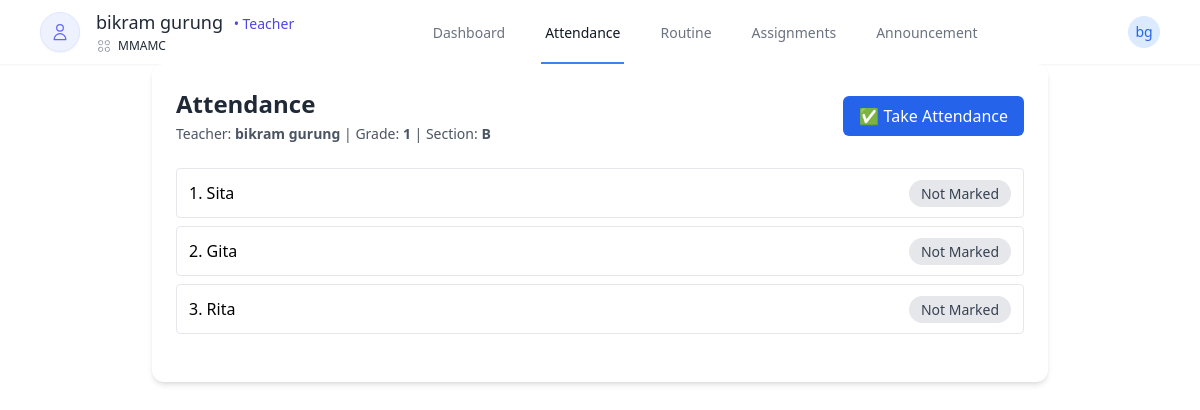
Before: /student/attendance/ (signed in) with the older database file.
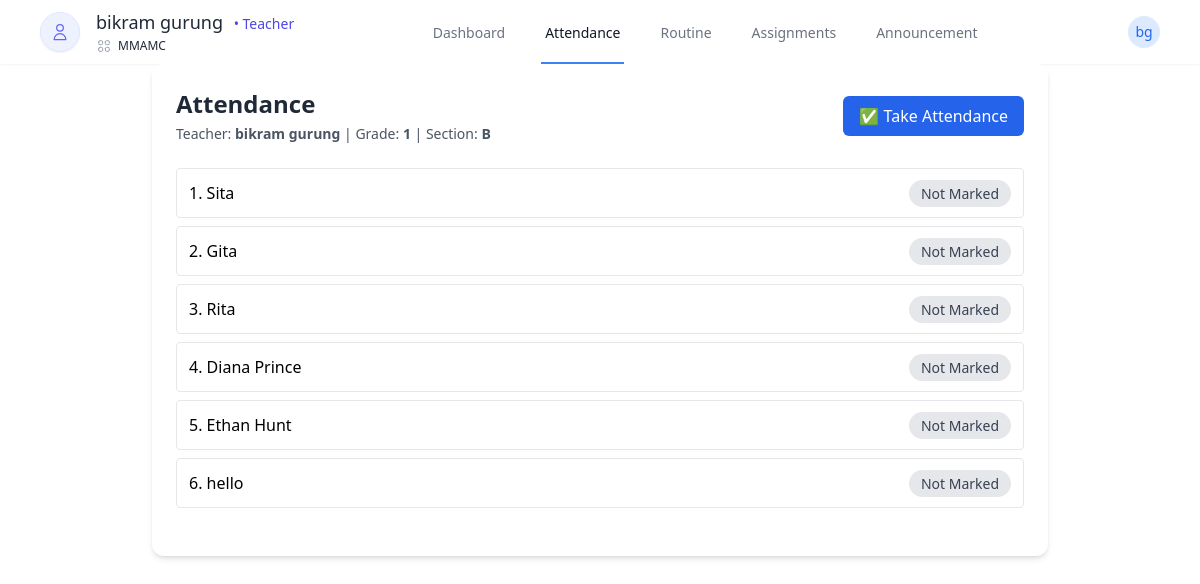
After: the same page with the newer database file.
### users/models.py (models this page shows, shortened)
class CustomUser(AbstractUser):
    school = models.ForeignKey(School, on_delete=models.CASCADE, null=True, blank=True)
    is_school_admin = models.BooleanField(default=False)
    is_teacher = models.BooleanField(default=False)
    is_student = models.BooleanField(default=False)

class School(models.Model):
    name = models.CharField(max_length=100, unique=True)
    created_at = models.DateTimeField(auto_now_add=True)

### school/models.py (models this page shows, shortened)
class TeacherProfile(models.Model):
    user = models.OneToOneField(settings.AUTH_USER_MODEL, on_delete=models.CASCADE)
    school = models.ForeignKey(School, on_delete=models.CASCADE)
    grade = models.ForeignKey(
        Grade,
        on_delete=models.SET_NULL,
        null=True,
        blank=True
    )
    section = models.OneToOneField(
        Section,
        on_delete=models.SET_NULL,
        null=True,
        blank=True
    )

class Grade(models.Model):
    school = models.ForeignKey(School, on_delete=models.CASCADE)
    grade_number = models.PositiveIntegerField(blank=True, null=True)
    name = models.CharField(max_length=20, blank=True, null=True)
    class Meta:
        unique_together = ('school', 'name', 'grade_number')

class Section(models.Model):
    school = models.ForeignKey(School, on_delete=models.CASCADE)
    grade = models.ForeignKey(Grade, on_delete=models.CASCADE, related_name='sections', null=True, blank=True)
    name = models.CharField(max_length=10)
    class Meta:
        unique_together = ('grade', 'name',)

class Student(models.Model):
    school = models.ForeignKey(School, on_delete=models.CASCADE)
    name = models.CharField(max_length=100)
    grade = models.ForeignKey(Grade, on_delete=models.SET_NULL, null=True, blank=True)
    section = models.ForeignKey(Section, on_delete=models.SET_NULL, null=True, blank=True)
    roll_number = models.PositiveIntegerField()

### dashboard/views.py (the view)
# urls.py: path('attendance/', overall_attendance, name='overall_attendance'),
def attendance(request):
    teacher = request.user.teacherprofile
    grade = teacher.grade
    section = teacher.section
    today = timezone.now().date()
    students = Student.objects.filter(
        grade=grade,
        section=section,
        school=teacher.school
    ).order_by('roll_number')
    for student in students:
        record = Attendance.objects.filter(student=student, date=today).first()
        student.attendance_status_today = record.status if record else "Not Marked"
        student.note_today = record.notes if record else ""
    attendance_submitted = Attendance.objects.filter(
        student__grade=grade,
        student__section=section,
        student__school=teacher.school,
        date=today
    ).exists()
    context = {
        'students': students,
        'current_date': date.today(),
        'attendance_submitted': attendance_submitted,
    }
    return render(request, 'dashboard/teachers/attendance_page.html', context)

### dashboard/templatetags/custom_tags.py (called while the page is built)
@register.filter
def short_school_name(value):
    words = value.split()
    if len(words) >= 4:
        return f"{words[0]} {words[1]} {words[-1]}"
    return value

### dashboard/templates/dashboard/teachers/attendance_page.html (shortened to what this page needs)
{% extends "dashboard/base.html" %}
{% block content %}
<div class="bg-white rounded-xl shadow-md p-6 max-w-4xl mx-auto">
    <div class="flex justify-between items-center mb-6">
        <div>
            <h2 class="text-2xl font-bold text-gray-800">Attendance</h2>
            <div class="text-sm text-gray-600 mt-1">
                Teacher: <strong>{{ request.user.first_name }} {{ request.user.last_name }}</strong> |
                Grade: <strong>{{ request.user.teacherprofile.grade.grade_number }}</strong> |
                Section: <strong>{{ request.user.teacherprofile.section.name }}</strong>
            </div>
        </div>
        {% if attendance_submitted %}
            <button id="edit-btn" type="button" class="px-4 py-2 bg-yellow-500 text-white rounded-md hover:bg-yellow-600">✏️ Edit Attendance</button>
        {% else %}
            <button id="take-btn" type="button" class="px-4 py-2 bg-blue-600 text-white rounded-md hover:bg-blue-700">✅ Take Attendance</button>
        {% endif %}
    </div>
    <div id="attendance-summary-wrapper" class="space-y-2 mb-6">
        {% for student in students %}
        <div class="flex justify-between items-center border p-3 rounded attendance-summary">
            <div>{{ forloop.counter }}. {{ student.name }}</div>
            <div>
                <span class="px-3 py-1 rounded-full text-sm
                    {% if student.attendance_status_today == 'Absent' %} bg-red-100 text-red-700
                    {% elif student.attendance_status_today == 'Late' %} bg-yellow-100 text-yellow-700
                    {% elif student.attendance_status_today == 'Present' %} bg-green-100 text-green-700
                    {% else %} bg-gray-200 text-gray-700 {% endif %}">
                    {{ student.attendance_status_today }}
                </span>
            </div>
        </div>
        {% endfor %}
    </div>
</div>
{% endblock %}

### dashboard/templates/dashboard/base.html (shortened to what this page needs)
<!DOCTYPE html>
<html lang="en">
<head>
    <script src="https://cdn.tailwindcss.com"></script>
</head>
<body>
    {% block navbar %}
        {% include "dashboard/navbar.html" %}
    {% endblock %}
    {% block content %}{% endblock %}
</body>
</html>

### dashboard/templates/dashboard/navbar.html (shortened to what this page needs)
{% load custom_tags %}
<nav class="bg-white shadow-sm">
  <div class="max-w-8xl mx-auto px-10">
    <div class="flex justify-between h-16">
      <div class="flex items-center">
        {% if request.user.is_school_admin %}
        <div class="flex-shrink-0 flex items-center">
          <svg class="h-8 w-8 text-blue-500" fill="none" viewBox="0 0 24 24" stroke="currentColor">
            <path stroke-linecap="round" stroke-linejoin="round" stroke-width="2" d="M12 6.253v13m0-13C10.832 5.477 9.246 5 7.5 5S4.168 5.477 3 6.253v13C4.168 18.477 5.754 18 7.5 18s3.332.477 4.5 1.253m0-13C13.168 5.477 14.754 5 16.5 5c1.747 0 3.332.477 4.5 1.253v13C19.832 18.477 18.247 18 16.5 18c-1.746 0-3.332.477-4.5 1.253" />
          </svg>
          <span class="ml-2 text-xl font-bold text-gray-800 truncate" title="{{ request.user.school.name }}">
            {{ request.user.school.name|short_school_name }}
          </span>
        </div>
        {% elif request.user.is_teacher %}
        <div class="flex items-center gap-4">
          <div class="relative">
            <div class="w-10 h-10 rounded-full bg-indigo-50 flex items-center justify-center shadow-sm border border-indigo-100">
              <svg xmlns="http://www.w3.org/2000/svg" class="h-5 w-5 text-indigo-500" fill="none" viewBox="0 0 24 24" stroke="currentColor">
                <path stroke-linecap="round" stroke-linejoin="round" stroke-width="1.5" d="M16 7a4 4 0 11-8 0 4 4 0 018 0zM12 14a7 7 0 00-7 7h14a7 7 0 00-7-7z" />
              </svg>
            </div>
          </div>
          <div>
            <h1 class="text-lg font-medium text-gray-800 leading-tight">
              {{ request.user.first_name }} {{ request.user.last_name }}
              <span class="text-sm font-normal text-indigo-600 ml-1.5">• Teacher</span>
            </h1>
            <div class="flex items-center mt-1 text-gray-500">
            <span class="text-xs text-gray-800 truncate" title="{{ request.user.school.name }}">
              {{ request.user.school.name|short_school_name }}
            </span>
        </div>
          </div>
        </div>
        {% endif %}
      </div>
     <div class="hidden sm:ml-6 sm:flex sm:space-x-8">
      {% if request.user.is_school_admin %}
      <a href="{% url 'school_admin_dashboard' %}"
        class="{% if request.resolver_match.url_name == 'school_admin_dashboard' %}border-blue-500 text-gray-900{% else %}border-transparent text-gray-500 hover:border-gray-300 hover:text-gray-700{% endif %} inline-flex items-center px-1 pt-1 border-b-2 text-sm font-medium">
        Dashboard
      </a>
      <a href="{% url 'teachers' %}"
        class="{% if request.resolver_match.url_name == 'teachers' %}border-blue-500 text-gray-900{% else %}border-transparent text-gray-500 hover:border-gray-300 hover:text-gray-700{% endif %} inline-flex items-center px-1 pt-1 border-b-2 text-sm font-medium">
        Teachers
      </a>
      <a href="{% url 'students' %}"
        class="{% if request.resolver_match.url_name == 'students' %}border-blue-500 text-gray-900{% else %}border-transparent text-gray-500 hover:border-gray-300 hover:text-gray-700{% endif %} inline-flex items-center px-1 pt-1 border-b-2 text-sm font-medium">
        Students
      </a>
      <a href="{% url 'subjects' %}"
        class="{% if request.resolver_match.url_name == 'subjects' %}border-blue-500 text-gray-900{% else %}border-transparent text-gray-500 hover:border-gray-300 hover:text-gray-700{% endif %} inline-flex items-center px-1 pt-1 border-b-2 text-sm font-medium">
        Subjects
      </a>
      <a href="{% url 'grades' %}"
        class="{% if request.resolver_match.url_name == 'grades' %}border-blue-500 text-gray-900{% else %}border-transparent text-gray-500 hover:border-gray-300 hover:text-gray-700{% endif %} inline-flex items-center px-1 pt-1 border-b-2 text-sm font-medium">
        Grades & Sections
      </a>
      <a href="{% url 'overall_attendance' %}"
        class="{% if request.resolver_match.url_name == 'overall_attendance' %}border-blue-500 text-gray-900{% else %}border-transparent text-gray-500 hover:border-gray-300 hover:text-gray-700{% endif %} inline-flex items-center px-1 pt-1 border-b-2 text-sm font-medium">
        Attendance
      </a>
      <a href="{% url 'routine_setup' %}"
        class="{% if request.resolver_match.url_name == 'routine_setup' %}border-blue-500 text-gray-900{% else %}border-transparent text-gray-500 hover:border-gray-300 hover:text-gray-700{% endif %} inline-flex items-center px-1 pt-1 border-b-2 text-sm font-medium">
        Routine Setup
      </a>
      {% comment %} <a href=""
        class="{% if request.resolver_match.url_name == 'reports' %}border-blue-500 text-gray-900{% else %}border-transparent text-gray-500 hover:border-gray-300 hover:text-gray-700{% endif %} inline-flex items-center px-1 pt-1 border-b-2 text-sm font-medium">
        Reports
      </a> {% endcomment %}
      {% elif request.user.is_teacher %}
      <a href="{% url 'teacher_dashboard' %}"
        class="{% if request.resolver_match.url_name == 'teacher_dashboard' %}border-blue-500 text-gray-900{% else %}border-transparent text-gray-500 hover:border-gray-300 hover:text-gray-700{% endif %} inline-flex items-center px-1 pt-1 border-b-2 text-sm font-medium">
        Dashboard
      </a>
      <a href="{% url 'attendance' %}"
        class="{% if request.resolver_match.url_name == 'attendance' %}border-blue-500 text-gray-900{% else %}border-transparent text-gray-500 hover:border-gray-300 hover:text-gray-700{% endif %} inline-flex items-center px-1 pt-1 border-b-2 text-sm font-medium">
        Attendance
      </a>
      <a href="{% url 'teacher_routine' %}"
        class="{% if request.resolver_match.url_name == 'assignments' %}border-blue-500 text-gray-900{% else %}border-transparent text-gray-500 hover:border-gray-300 hover:text-gray-700{% endif %} inline-flex items-center px-1 pt-1 border-b-2 text-sm font-medium">
        Routine
      </a>
      <a href="#"
        class="{% if request.resolver_match.url_name == 'assignments' %}border-blue-500 text-gray-900{% else %}border-transparent text-gray-500 hover:border-gray-300 hover:text-gray-700{% endif %} inline-flex items-center px-1 pt-1 border-b-2 text-sm font-medium">
        Assignments
      </a>
      <a href="#"
        class="{% if request.resolver_match.url_name == 'announcement' %}border-blue-500 text-gray-900{% else %}border-transparent text-gray-500 hover:border-gray-300 hover:text-gray-700{% endif %} inline-flex items-center px-1 pt-1 border-b-2 text-sm font-medium">
        Announcement
      </a>
      {% endif %}
    </div>
      <div class="hidden sm:ml-6 sm:flex sm:items-center">
        <div class="ml-3 relative">
          <div>
            <button type="button" class="bg-white rounded-full flex text-sm focus:outline-none focus:ring-2 focus:ring-offset-2 focus:ring-blue-500" id="user-menu-button" aria-expanded="false" aria-haspopup="true">
              {% if request.user.is_school_admin %}
              <div class="h-8 w-8 rounded-full bg-blue-100 flex items-center justify-center text-blue-600 font-medium">
                {{ request.user.school.name|first }}
              </div>
              {% else %}
              <div class="h-8 w-8 rounded-full bg-blue-100 flex items-center justify-center text-blue-600 font-medium">
                {{ request.user.first_name|first }}{{ request.user.last_name|first }}
              {% endif %}
            </button>
          </div>
        </div>
      </div>
    </div>
  </div>
</nav>

Changed rows visible on the page:
added Student: name "Diana Prince", attendance_status_today "Not Marked"
added Student: name "Ethan Hunt", attendance_status_today "Not Marked"
added Student: name "hello", attendance_status_today "Not Marked"
